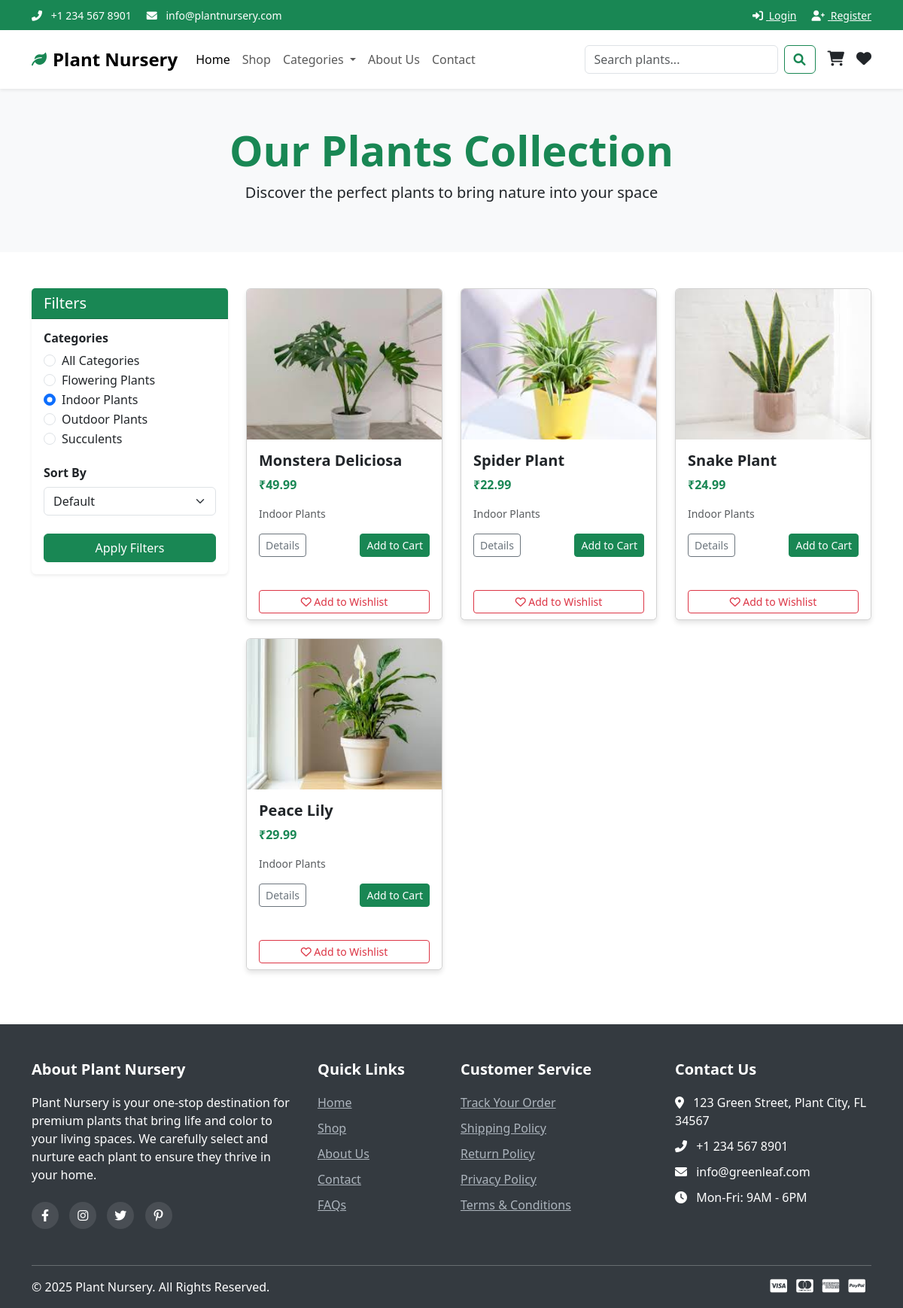
The app's page /shop.php?category_id=1 with its own data.
### tables this page shows
CREATE TABLE IF NOT EXISTS categories (
    id INT AUTO_INCREMENT PRIMARY KEY,
    name VARCHAR(100) NOT NULL,
    description TEXT,
    image_path VARCHAR(255),
    created_at TIMESTAMP DEFAULT CURRENT_TIMESTAMP,
    updated_at TIMESTAMP DEFAULT CURRENT_TIMESTAMP ON UPDATE CURRENT_TIMESTAMP
);

CREATE TABLE IF NOT EXISTS products (
    id INT AUTO_INCREMENT PRIMARY KEY,
    name VARCHAR(100) NOT NULL,
    description TEXT,
    price DECIMAL(10, 2) NOT NULL,
    sale_price DECIMAL(10, 2),
    stock_quantity INT NOT NULL DEFAULT 0,
    reorder_level INT NOT NULL DEFAULT 10,
    image_path VARCHAR(255),
    category_id INT,
    featured BOOLEAN DEFAULT 0,
    status ENUM('in_stock', 'out_of_stock', 'coming_soon') DEFAULT 'in_stock',
    created_at TIMESTAMP DEFAULT CURRENT_TIMESTAMP,
    updated_at TIMESTAMP DEFAULT CURRENT_TIMESTAMP ON UPDATE CURRENT_TIMESTAMP,
    FOREIGN KEY (category_id) REFERENCES categories(id) ON DELETE SET NULL
);

### shop.php (the view, shortened to what this page needs)
<?php
include_once("includes/db_connection.php");
$category_id = isset($_GET['category_id']) ? intval($_GET['category_id']) : 0;
$sort = isset($_GET['sort']) ? $_GET['sort'] : 'default';
$query = "SELECT p.*, c.name as category_name
          FROM products p
          LEFT JOIN categories c ON p.category_id = c.id
          WHERE 1=1";
if ($category_id > 0) {
    $query .= " AND p.category_id = $category_id";
}
switch ($sort) {
    default:
        $query .= " ORDER BY p.id DESC";
}
$result = mysqli_query($conn, $query);
$products = [];
if ($result) {
    while ($row = mysqli_fetch_assoc($result)) {
        $products[] = $row;
    }
}
$categories_query = "SELECT * FROM categories ORDER BY name ASC";
$categories_result = mysqli_query($conn, $categories_query);
$categories = [];
if ($categories_result) {
    while ($row = mysqli_fetch_assoc($categories_result)) {
        $categories[] = $row;
    }
}
?>
<!DOCTYPE html>
<html lang="en">
<head>
    <link rel="stylesheet" href="css/style.css">
    <link href="https://cdn.jsdelivr.net/npm/bootstrap@5.3.0/dist/css/bootstrap.min.css" rel="stylesheet">
    <link rel="stylesheet" href="https://cdnjs.cloudflare.com/ajax/libs/font-awesome/6.0.0/css/all.min.css">
</head>
<body>
    <?php include_once("includes/header.php"); ?>
    <section class="shop-banner bg-light py-5">
        <div class="container">
            <div class="row">
                <div class="col-12 text-center">
                    <h1 class="display-4 fw-bold text-success">Our Plants Collection</h1>
                    <p class="lead">Discover the perfect plants to bring nature into your space</p>
                </div>
            </div>
        </div>
    </section>
    <section class="shop-content py-5">
        <div class="container">
            <div class="row">
                <div class="col-lg-3 mb-4">
                    <div class="card border-0 shadow-sm">
                        <div class="card-header bg-success text-white">
                            <h5 class="mb-0">Filters</h5>
                        </div>
                        <div class="card-body">
                            <form action="shop.php" method="GET">
                                <div class="mb-4">
                                    <h6 class="fw-bold">Categories</h6>
                                    <div class="form-check">
                                        <input class="form-check-input" type="radio" name="category_id" id="category_all" value="0" <?php echo $category_id == 0 ? 'checked' : ''; ?>>
                                        <label class="form-check-label" for="category_all">
                                            All Categories
                                        </label>
                                    </div>
                                    <?php foreach($categories as $category): ?>
                                        <div class="form-check">
                                            <input class="form-check-input" type="radio" name="category_id" id="category_<?php echo $category['id']; ?>" value="<?php echo $category['id']; ?>" <?php echo $category_id == $category['id'] ? 'checked' : ''; ?>>
                                            <label class="form-check-label" for="category_<?php echo $category['id']; ?>">
                                                <?php echo htmlspecialchars($category['name']); ?>
                                            </label>
                                        </div>
                                    <?php endforeach; ?>
                                </div>
                                <div class="mb-4">
                                    <h6 class="fw-bold">Sort By</h6>
                                    <select class="form-select" name="sort">
                                        <option value="default" <?php echo $sort == 'default' ? 'selected' : ''; ?>>Default</option>
                                    </select>
                                </div>
                                <button type="submit" class="btn btn-success w-100">Apply Filters</button>
                            </form>
                        </div>
                    </div>
                </div>
                <div class="col-lg-9">
                    <div class="row">
                        <?php if(count($products) > 0): ?>
                            <?php foreach($products as $product): ?>
                                <div class="col-md-4 mb-4">
                                    <div class="card h-100 product-card">
                                        <img src="<?php echo $product['image_path']; ?>" class="card-img-top" alt="<?php echo htmlspecialchars($product['name']); ?>">
                                        <div class="card-body">
                                            <h5 class="card-title"><?php echo htmlspecialchars($product['name']); ?></h5>
                                            <p class="card-text text-success fw-bold">₹<?php echo number_format($product['price'], 2); ?></p>
                                            <p class="card-text small text-muted"><?php echo htmlspecialchars($product['category_name']); ?></p>
                                            <div class="d-flex justify-content-between">
                                                <a href="product.php?id=<?php echo $product['id']; ?>" class="btn btn-sm btn-outline-secondary">Details</a>
                                                <form action="add_to_cart.php" method="post" class="m-0">
                                                    <button type="submit" class="btn btn-sm btn-success">Add to Cart</button>
                                                </form>
                                            </div>
                                        </div>
                                        <div class="card-footer bg-white border-top-0">
                                            <form action="add_to_wishlist.php" method="post" class="m-0">
                                                <button type="submit" class="btn btn-sm btn-outline-danger w-100"><i class="far fa-heart"></i> Add to Wishlist</button>
                                            </form>
                                        </div>
                                    </div>
                                </div>
                            <?php endforeach; ?>
                        <?php endif; ?>
                    </div>
                </div>
            </div>
        </div>
    </section>
    <?php include_once("includes/footer.php"); ?>
</body>
</html>

### css/style.css (style rules this page uses)
:root { --primary-color: #198754; --secondary-color: #6c757d; --dark-green: #155724; --light-green: #d4edda; --bs-body-font-family: 'Poppins', sans-serif; }
body { font-family: 'Poppins', sans-serif; color: #333; line-height: 1.6; }
a { text-decoration: none; color: var(--primary-color); transition: all 0.3s ease; }
.btn-success { background-color: var(--primary-color); border-color: var(--primary-color); }
.card { border: none; box-shadow: 0 4px 6px rgba(0, 0, 0, 0.1); transition: transform 0.3s ease, box-shadow 0.3s ease; margin-bottom: 20px; }
.card-title { font-weight: 600; color: var(--dark-green); }
.product-card .card-img-top { height: 200px; object-fit: cover; }

### records on screen
categories: category_id "☐ Flowering Plants", name "Flowering Plants"
categories: category_id "☑ Indoor Plants", name "Indoor Plants"
categories: category_id "☐ Outdoor Plants", name "Outdoor Plants"
categories: category_id "☐ Succulents", name "Succulents"
products: image_path (picture), name "Monstera Deliciosa", price "49.99", category.name "Indoor Plants"
products: image_path (picture), name "Spider Plant", price "22.99", category.name "Indoor Plants"
products: image_path (picture), name "Snake Plant", price "24.99", category.name "Indoor Plants"
products: image_path (picture), name "Peace Lily", price "29.99", category.name "Indoor Plants"
